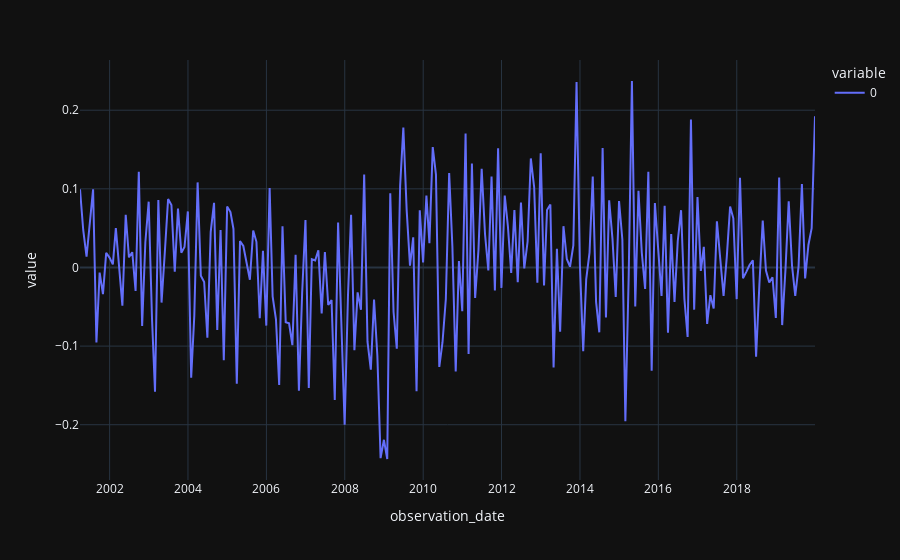

The notebook cell saved with this chart:
### Markdown cell above
##### Plot

### Code cell
residuals.plot()

### Figure 1 — Plotly figure (JSON) as saved in the notebook; plotly's stock layout.template omitted (floating-point values rounded to 4 significant figures; data arrays with more than 128 entries replaced by an {"elided": "..."} marker saying what was removed)
{"data": [{"hovertemplate": "variable=0<br>observation_date=%{x}<br>value=%{y}<extra></extra>", "legendgroup": "0", "line": {"color": "#636efa", "dash": "solid"}, "marker": {"symbol": "circle"}, "mode": "lines", "name": "0", "orientation": "v", "showlegend": true, "type": "scatter", "x": {"elided": "226 str values"}, "xaxis": "x", "y": {"elided": "226 float values"}, "yaxis": "y"}], "layout": {"legend": {"title": {"text": "variable"}, "tracegroupgap": 0}, "margin": {"t": 60}, "xaxis": {"anchor": "y", "domain": [0, 1], "title": {"text": "observation_date"}}, "yaxis": {"anchor": "x", "domain": [0, 1], "title": {"text": "value"}}}}
